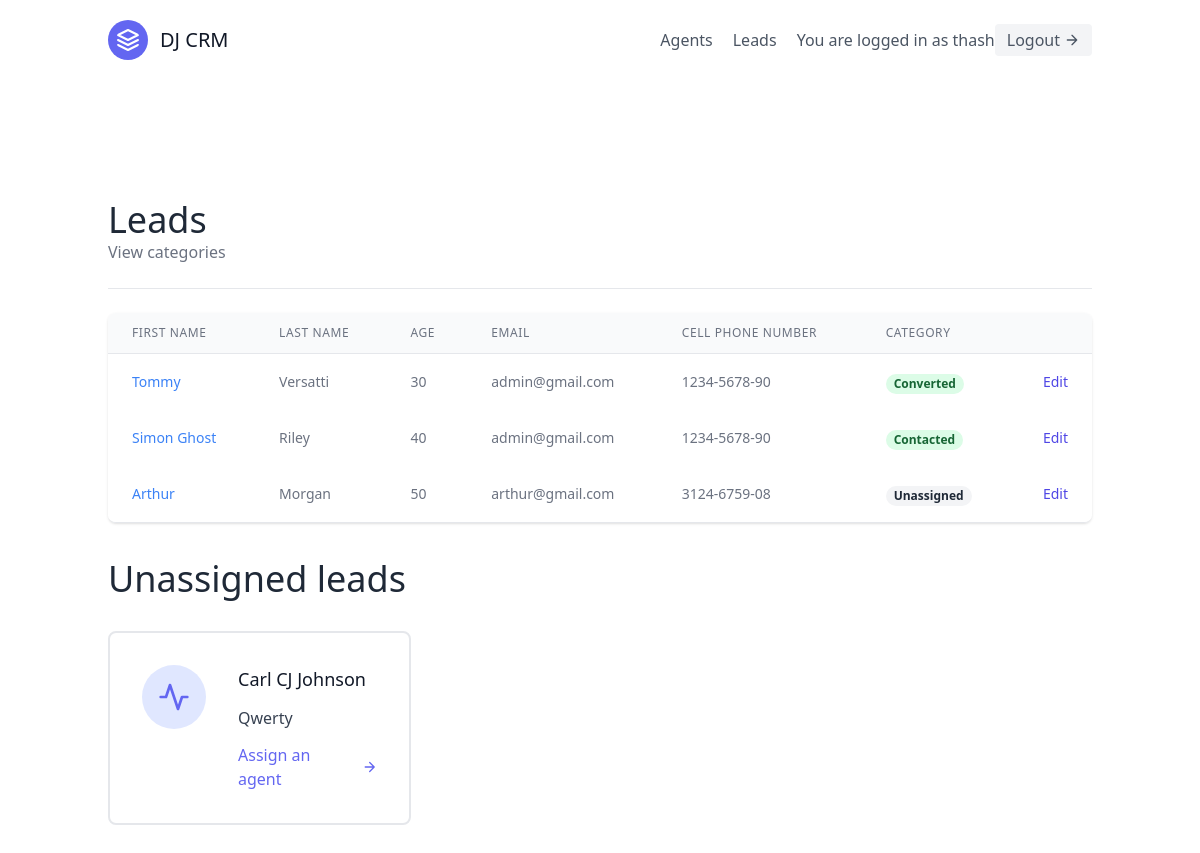
The app's page /leads/ (signed in) with its own data.
### leads/models.py (models this page shows, shortened)
class User(AbstractUser):
    is_organiser = models.BooleanField(default=True)
    is_agent = models.BooleanField(default=False)

class Lead(models.Model):
    first_name = models.CharField(max_length=20)
    last_name = models.CharField(max_length=20)
    age = models.IntegerField(default=0)
    agent = models.ForeignKey(Agent, null=True, blank=True, on_delete=models.SET_NULL)
    organisation = models.ForeignKey(UserProfile, on_delete=models.CASCADE)
    category = models.ForeignKey("Category", related_name="leads",  null=True, blank=True, on_delete=models.SET_NULL)
    description = models.TextField()
    date_added = models.DateTimeField(auto_now_add=True)
    phone_number = models.CharField(max_length=20)
    email = models.EmailField()

class Category(models.Model):
    name = models.CharField(max_length=30)
    organisation = models.ForeignKey(UserProfile, on_delete=models.CASCADE)

### leads/views.py (the view)
# urls.py: path('', views.LeadListView.as_view(), name='list'),
class LeadListView(LoginRequiredMixin, generic.ListView):
    template_name = "leads/leads_list.html"
    context_object_name = "leads"
    def get_queryset(self):
        user = self.request.user
        if user.is_organiser:
            queryset = Lead.objects.filter(organisation=user.userprofile, agent__isnull=False)
        else:
            queryset = Lead.objects.filter(organisation=user.agent.organisation, agent__isnull=False)
            queryset = queryset.filter(agent__user=user)
        return queryset
    def get_context_data(self, **kwargs):
        context = super(LeadListView, self).get_context_data(**kwargs)
        user = self.request.user
        if user.is_organiser:
            queryset = Lead.objects.filter(
                organisation=user.userprofile,
                agent__isnull=True
            )
            context.update(
                {
                    "unassigned_leads": queryset
                }
            )
        return context

### leads/templates/leads/leads_list.html (shortened to what this page needs)
{% extends "base.html" %}
{% block content %}
<section class="text-gray-700 body-font">
    <div class="container px-5 py-24 mx-auto flex flex-wrap">
        <div class="w-full mb-6 py-6 flex justify-between items-center border-b border-gray-200">
            <div>
                <h1 class="text-4xl text-gray-800">Leads</h1>
                <a class="text-gray-500 hover:text-blue-500" href="{% url 'leads:category-list' %}">
                    View categories
                </a>
            </div>
        </div>
        <div class="flex flex-col w-full">
            <div class="-my-2 overflow-x-auto sm:-mx-6 lg:-mx-8">
            <div class="py-2 align-middle inline-block min-w-full sm:px-6 lg:px-8">
                <div class="shadow overflow-hidden border-b border-gray-200 sm:rounded-lg">
                <table class="min-w-full divide-y divide-gray-200">
                    <thead class="bg-gray-50">
                        <tr>
                            <th scope="col" class="px-6 py-3 text-left text-xs font-medium text-gray-500 uppercase tracking-wider">
                            First Name
                            </th>
                            <th scope="col" class="px-6 py-3 text-left text-xs font-medium text-gray-500 uppercase tracking-wider">
                            Last Name
                            </th>
                            <th scope="col" class="px-6 py-3 text-left text-xs font-medium text-gray-500 uppercase tracking-wider">
                            Age
                            </th>
                            <th scope="col" class="px-6 py-3 text-left text-xs font-medium text-gray-500 uppercase tracking-wider">
                            Email
                            </th>
                            <th scope="col" class="px-6 py-3 text-left text-xs font-medium text-gray-500 uppercase tracking-wider">
                            Cell Phone Number
                            </th>
                            <th scope="col" class="px-6 py-3 text-left text-xs font-medium text-gray-500 uppercase tracking-wider">
                            Category
                            </th>
                            <th scope="col" class="relative px-6 py-3">
                            </th>
                        </tr>
                    </thead>
                    <tbody>
                        {% for lead in leads %}
                            <tr class="bg-white">
                                <td class="px-6 py-4 whitespace-nowrap text-sm font-medium text-gray-900">
                                    <a class="text-blue-500 hover:text-blue-800" href="{% url 'leads:detail' lead.pk %}">{{ lead.first_name }}</a>
                                </td>
                                <td class="px-6 py-4 whitespace-nowrap text-sm text-gray-500">
                                    {{ lead.last_name }}
                                </td>
                                <td class="px-6 py-4 whitespace-nowrap text-sm text-gray-500">
                                    {{ lead.age }}
                                </td>
                                <td class="px-6 py-4 whitespace-nowrap text-sm text-gray-500">
                                    {{ lead.email }}
                                </td>
                                <td class="px-6 py-4 whitespace-nowrap text-sm text-gray-500">
                                    {{ lead.phone_number }}
                                </td>
                                <td class="px-6 py-4 whitespace-nowrap">
                                    {% if lead.category %}
                                        <span class="px-2 inline-flex text-xs leading-5 font-semibold rounded-full bg-green-100 text-green-800">
                                            {{ lead.category.name }}
                                        </span>
                                    {% else %}
                                        <span class="px-2 inline-flex text-xs leading-5 font-semibold rounded-full bg-gray-100 text-gray-800">
                                            Unassigned
                                        </span>
                                    {% endif %}
                                </td>
                                <td class="px-6 py-4 whitespace-nowrap text-right text-sm font-medium">
                                    <a href="{% url 'leads:update' lead.pk %}" class="text-indigo-600 hover:text-indigo-900">
                                        Edit
                                    </a>
                                </td>
                            </tr>
                        {% empty %}
                        <p>There are currently no leads</p>
                        {% endfor %}
                    </tbody>
                </table>
                </div>
            </div>
            </div>
        </div>
        {% if unassigned_leads.exists %}
            <div class="mt-5 flex flex-wrap -m-4">
                <div class="p-4 w-full">
                    <h1 class="text-4xl text-gray-800">Unassigned leads</h1>
                </div>
                {% for lead in unassigned_leads %}
                <div class="p-4 lg:w-1/2 md:w-full">
                    <div class="flex border-2 rounded-lg border-gray-200 p-8 sm:flex-row flex-col">
                        <div class="w-16 h-16 sm:mr-8 sm:mb-0 mb-4 inline-flex items-center justify-center rounded-full bg-indigo-100 text-indigo-500 flex-shrink-0">
                            <svg fill="none" stroke="currentColor" stroke-linecap="round" stroke-linejoin="round" stroke-width="2" class="w-8 h-8" viewBox="0 0 24 24">
                                <path d="M22 12h-4l-3 9L9 3l-3 9H2"></path>
                            </svg>
                        </div>
                        <div class="flex-grow">
                            <h2 class="text-gray-900 text-lg title-font font-medium mb-3">
                                {{ lead.first_name }} {{ lead.last_name }}
                            </h2>
                            <p class="leading-relaxed text-base">
                                {{ lead.description }}
                            </p>
                            <a href="{% url 'leads:assign-agent' lead.pk %}" class="mt-3 text-indigo-500 inline-flex items-center">
                                Assign an agent
                                <svg fill="none" stroke="currentColor" stroke-linecap="round" stroke-linejoin="round" stroke-width="2" class="w-4 h-4 ml-2" viewBox="0 0 24 24">
                                    <path d="M5 12h14M12 5l7 7-7 7"></path>
                                </svg>
                            </a>
                        </div>
                    </div>
                </div>
                {% endfor %}
            </div>
        {% endif %}
    </div>
</section>
{% endblock content %}

### templates/navbar.html (shortened to what this page needs)
<header class="text-gray-600 body-font">
    <div class="container mx-auto flex flex-wrap p-5 flex-col md:flex-row items-center">
        <a class="flex title-font font-medium items-center text-gray-900 mb-4 md:mb-0">
            <svg xmlns="http://www.w3.org/2000/svg" fill="none" stroke="currentColor" stroke-linecap="round" stroke-linejoin="round" stroke-width="2" class="w-10 h-10 text-white p-2 bg-indigo-500 rounded-full" viewBox="0 0 24 24">
            <path d="M12 2L2 7l10 5 10-5-10-5zM2 17l10 5 10-5M2 12l10 5 10-5"></path>
            </svg>
            <span class="ml-3 text-xl">DJ CRM</span>
        </a>
        <nav class="md:ml-auto flex flex-wrap items-center text-base justify-center">
            {% if request.user.is_organiser %}
            <a href="{% url 'agents:list' %}" class="mr-5 hover:text-gray-900">Agents</a>
            {% endif %}
            <a href="{% url 'leads:list' %}" class="mr-5 hover:text-gray-900">Leads</a>
        </nav>
        {% if request.user.is_authenticated %}
        You are logged in as {{ request.user.username }}
        <a href="{% url 'logout' %}" class="inline-flex items-center bg-gray-100 border-0 py-1 px-3 focus:outline-none hover:bg-gray-200 rounded text-base mt-4 md:mt-0">Logout
            <svg fill="none" stroke="currentColor" stroke-linecap="round" stroke-linejoin="round" stroke-width="2" class="w-4 h-4 ml-1" viewBox="0 0 24 24">
            <path d="M5 12h14M12 5l7 7-7 7"></path>
            </svg>
        </a>
        {% endif %}
    </div>
</header>

### records on screen
User: user.username "thash"
Lead: first_name "Tommy", last_name "Versatti", age "30", email "admin@gmail.com", phone_number "1234-5678-90", category.name "Converted"
Lead: first_name "Simon Ghost", last_name "Riley", age "40", email "admin@gmail.com", phone_number "1234-5678-90", category.name "Contacted"
Lead: first_name "Arthur", last_name "Morgan", age "50", email "arthur@gmail.com", phone_number "3124-6759-08", shows "Unassigned"
Lead: first_name "Carl CJ", last_name "Johnson", description "Qwerty"
